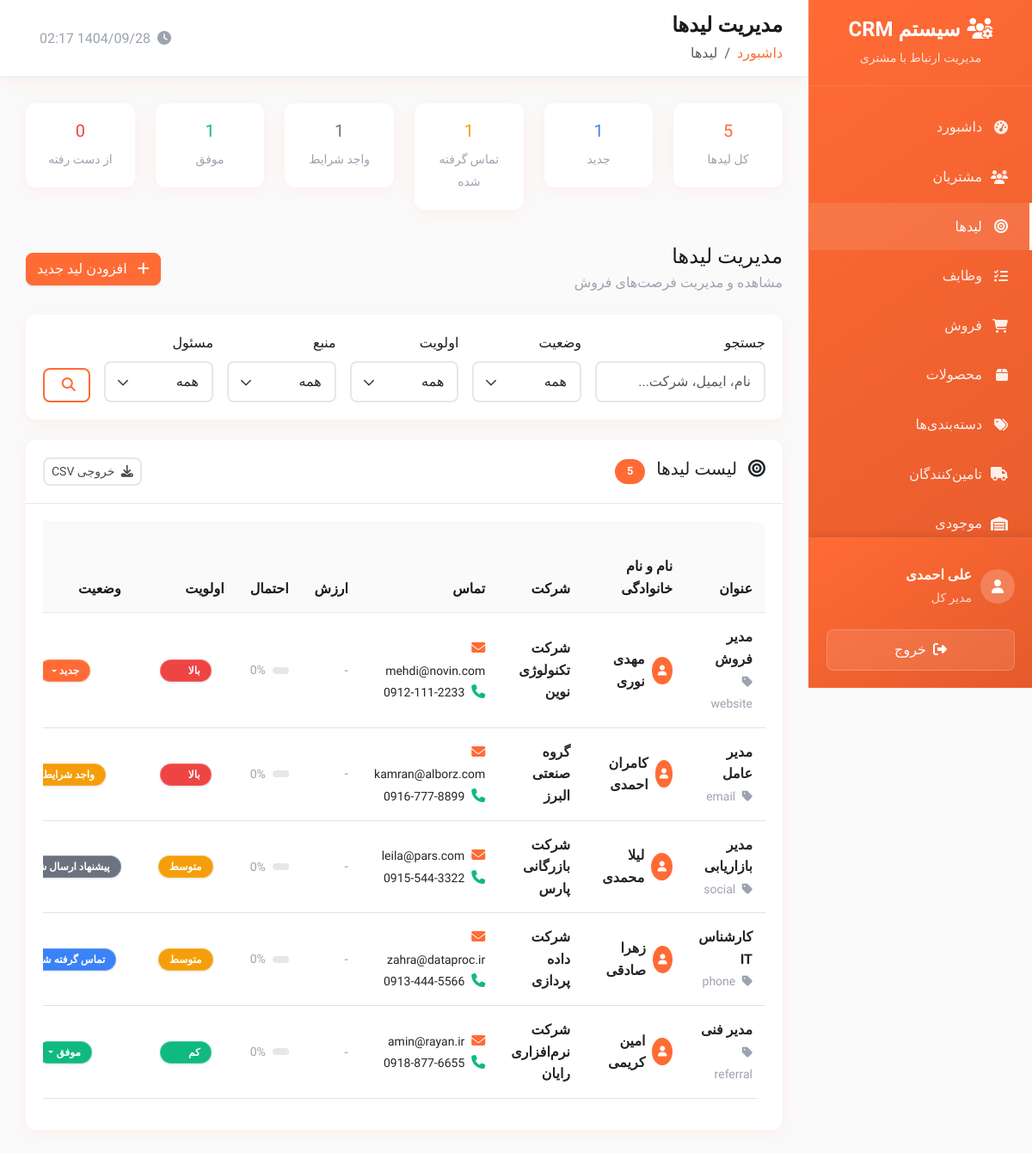
The page /public/leads.php (signed in) on the database its author committed.
### tables this page shows
CREATE TABLE users (
    id INT AUTO_INCREMENT PRIMARY KEY,
    username VARCHAR(50) UNIQUE NOT NULL,
    email VARCHAR(100) UNIQUE NOT NULL,
    password VARCHAR(255) NOT NULL,
    first_name VARCHAR(50) NOT NULL,
    last_name VARCHAR(50) NOT NULL,
    mobile VARCHAR(15),
    phone VARCHAR(20),
    avatar VARCHAR(255),
    role ENUM('admin', 'manager', 'sales', 'user') DEFAULT 'user',
    status ENUM('active', 'inactive', 'suspended') DEFAULT 'active',
    department VARCHAR(100),
    position VARCHAR(100),
    hire_date DATE,
    salary DECIMAL(10,2),
    address TEXT,
    notes TEXT,
    last_login DATETIME,
    failed_login_attempts INT DEFAULT 0,
    locked_until DATETIME NULL,
    created_at TIMESTAMP DEFAULT CURRENT_TIMESTAMP,
    updated_at TIMESTAMP DEFAULT CURRENT_TIMESTAMP ON UPDATE CURRENT_TIMESTAMP
);

CREATE TABLE leads (
    id INT AUTO_INCREMENT PRIMARY KEY,
    title VARCHAR(100) NOT NULL,
    first_name VARCHAR(50) NOT NULL,
    last_name VARCHAR(50) NOT NULL,
    email VARCHAR(100),
    phone VARCHAR(20),
    company VARCHAR(100),
    position VARCHAR(50),
    source VARCHAR(50),
    status ENUM('new', 'contacted', 'qualified', 'proposal', 'negotiation', 'won', 'lost') DEFAULT 'new',
    priority ENUM('low', 'medium', 'high', 'urgent') DEFAULT 'medium',
    value DECIMAL(15,2) DEFAULT 0,
    probability INT DEFAULT 0,
    expected_close_date DATE,
    assigned_to INT,
    description TEXT,
    notes TEXT,
    tags TEXT,
    created_by INT,
    created_at TIMESTAMP DEFAULT CURRENT_TIMESTAMP,
    updated_at TIMESTAMP DEFAULT CURRENT_TIMESTAMP ON UPDATE CURRENT_TIMESTAMP,
    FOREIGN KEY (assigned_to) REFERENCES users(id) ON DELETE SET NULL,
    FOREIGN KEY (created_by) REFERENCES users(id) ON DELETE SET NULL
);

### public/leads.php (the view, shortened to what the rows shown need)
<?php
$page_title = 'مدیریت لیدها';
require_once __DIR__ . '/../private/database.php';
require_once __DIR__ . '/../private/auth.php';
require_once __DIR__ . '/../private/functions.php';
$page = (int)($_GET['page'] ?? 1);
$per_page = RECORDS_PER_PAGE;
$offset = ($page - 1) * $per_page;
$where_conditions = [];
$params = [];
$where_clause = $where_conditions ? 'WHERE ' . implode(' AND ', $where_conditions) : '';
$sql = "
    SELECT
        l.*,
        CONCAT(u.first_name, ' ', u.last_name) as assigned_user,
        CONCAT(cb.first_name, ' ', cb.last_name) as created_user
    FROM leads l
    LEFT JOIN users u ON l.assigned_to = u.id
    LEFT JOIN users cb ON l.created_by = cb.id
    $where_clause
    ORDER BY
        CASE l.priority
            WHEN 'urgent' THEN 1
            WHEN 'high' THEN 2
            WHEN 'medium' THEN 3
            WHEN 'low' THEN 4
        END,
        l.created_at DESC
    LIMIT $per_page OFFSET $offset
";
$leads = $pdo->prepare($sql);
$leads->execute($params);
$leads = $leads->fetchAll();
$stats = [
    'total' => $pdo->query("SELECT COUNT(*) FROM leads")->fetchColumn(),
    'new' => $pdo->query("SELECT COUNT(*) FROM leads WHERE status = 'new'")->fetchColumn(),
    'contacted' => $pdo->query("SELECT COUNT(*) FROM leads WHERE status = 'contacted'")->fetchColumn(),
    'qualified' => $pdo->query("SELECT COUNT(*) FROM leads WHERE status = 'qualified'")->fetchColumn(),
    'won' => $pdo->query("SELECT COUNT(*) FROM leads WHERE status = 'won'")->fetchColumn(),
    'lost' => $pdo->query("SELECT COUNT(*) FROM leads WHERE status = 'lost'")->fetchColumn(),
];
include __DIR__ . '/../private/header.php';
?>
<div class="row mb-4">
    <div class="col-lg-2 col-md-4 col-6 mb-3">
        <div class="card text-center">
            <div class="card-body">
                <h5 class="text-primary"><?php echo number_format($stats['total']); ?></h5>
                <small class="text-muted">کل لیدها</small>
            </div>
        </div>
    </div>
    <div class="col-lg-2 col-md-4 col-6 mb-3">
        <div class="card text-center">
            <div class="card-body">
                <h5 class="text-info"><?php echo number_format($stats['new']); ?></h5>
                <small class="text-muted">جدید</small>
            </div>
        </div>
    </div>
    <div class="col-lg-2 col-md-4 col-6 mb-3">
        <div class="card text-center">
            <div class="card-body">
                <h5 class="text-warning"><?php echo number_format($stats['contacted']); ?></h5>
                <small class="text-muted">تماس گرفته شده</small>
            </div>
        </div>
    </div>
    <div class="col-lg-2 col-md-4 col-6 mb-3">
        <div class="card text-center">
            <div class="card-body">
                <h5 class="text-secondary"><?php echo number_format($stats['qualified']); ?></h5>
                <small class="text-muted">واجد شرایط</small>
            </div>
        </div>
    </div>
    <div class="col-lg-2 col-md-4 col-6 mb-3">
        <div class="card text-center">
            <div class="card-body">
                <h5 class="text-success"><?php echo number_format($stats['won']); ?></h5>
                <small class="text-muted">موفق</small>
            </div>
        </div>
    </div>
    <div class="col-lg-2 col-md-4 col-6 mb-3">
        <div class="card text-center">
            <div class="card-body">
                <h5 class="text-danger"><?php echo number_format($stats['lost']); ?></h5>
                <small class="text-muted">از دست رفته</small>
            </div>
        </div>
    </div>
</div>
<div class="card">
    <div class="card-body">
        <?php if (empty($leads)): ?>
            <div class="text-center py-5">
                <i class="fas fa-bullseye fa-3x text-muted mb-3"></i>
                <h5 class="text-muted">لیدی یافت نشد</h5>
                <p class="text-muted">برای شروع، لید جدیدی اضافه کنید</p>
                <?php if (hasPermission('add_lead')): ?>
                    <a href="lead_form.php" class="btn btn-primary">
                        <i class="fas fa-plus me-2"></i>
                        افزودن لید اول
                    </a>
                <?php endif; ?>
            </div>
        <?php else: ?>
            <div class="table-responsive">
                <table class="table table-hover" id="leadsTable">
                    <thead>
                        <tr>
                            <th>عنوان</th>
                            <th>نام و نام خانوادگی</th>
                            <th>شرکت</th>
                            <th>تماس</th>
                            <th>ارزش</th>
                            <th>احتمال</th>
                            <th>اولویت</th>
                            <th>وضعیت</th>
                        </tr>
                    </thead>
                    <tbody>
                        <?php foreach ($leads as $lead): ?>
                            <tr>
                                <td>
                                    <div class="fw-bold"><?php echo htmlspecialchars($lead['title']); ?></div>
                                    <?php if ($lead['source']): ?>
                                        <small class="text-muted">
                                            <i class="fas fa-tag me-1"></i>
                                            <?php echo htmlspecialchars($lead['source']); ?>
                                        </small>
                                    <?php endif; ?>
                                </td>
                                <td>
                                    <div class="d-flex align-items-center">
                                        <div class="user-avatar me-2" style="width: 32px; height: 32px; background: var(--primary-color); border-radius: 50%; display: flex; align-items: center; justify-content: center; color: white; font-size: 12px;">
                                            <i class="fas fa-user"></i>
                                        </div>
                                        <div>
                                            <div class="fw-bold">
                                                <?php echo htmlspecialchars($lead['first_name'] . ' ' . $lead['last_name']); ?>
                                            </div>
                                        </div>
                                    </div>
                                </td>
                                <td>
                                    <?php if ($lead['company']): ?>
                                        <div class="fw-bold"><?php echo htmlspecialchars($lead['company']); ?></div>
                                    <?php else: ?>
                                        <span class="text-muted">-</span>
                                    <?php endif; ?>
                                </td>
                                <td>
                                    <?php if ($lead['email'] || $lead['phone']): ?>
                                        <?php if ($lead['email']): ?>
                                            <div>
                                                <i class="fas fa-envelope me-1 text-primary"></i>
                                                <small><?php echo htmlspecialchars($lead['email']); ?></small>
                                            </div>
                                        <?php endif; ?>
                                        <?php if ($lead['phone']): ?>
                                            <div>
                                                <i class="fas fa-phone me-1 text-success"></i>
                                                <small><?php echo formatPhone($lead['phone']); ?></small>
                                            </div>
                                        <?php endif; ?>
                                    <?php else: ?>
                                        <span class="text-muted">-</span>
                                    <?php endif; ?>
                                </td>
                                <td>
                                    <?php if ($lead['value'] > 0): ?>
                                        <div class="fw-bold text-success">
                                            <?php echo formatMoney($lead['value']); ?>
                                        </div>
                                    <?php else: ?>
                                        <span class="text-muted">-</span>
                                    <?php endif; ?>
                                </td>
                                <td>
                                    <div class="d-flex align-items-center">
                                        <div class="progress flex-grow-1 me-2" style="height: 8px;">
                                        </div>
                                        <small class="text-muted"><?php echo $lead['probability']; ?>%</small>
                                    </div>
                                </td>
                                <td>
                                    <span class="badge bg-<?php echo getPriorityClass($lead['priority']); ?>">
                                        <?php echo getPriorityTitle($lead['priority']); ?>
                                    </span>
                                </td>
                                <td>
                                    <div class="dropdown">
                                        <button class="btn btn-sm badge bg-<?php echo getStatusClass($lead['status'], 'lead'); ?> dropdown-toggle"
                                                type="button" data-bs-toggle="dropdown">
                                            <?php echo getStatusTitle($lead['status'], 'lead'); ?>
                                        </button>
                                    </div>
                                </td>
                            </tr>
                        <?php endforeach; ?>
                    </tbody>
                </table>
            </div>
        <?php endif; ?>
    </div>
</div>
<?php include __DIR__ . '/../private/footer.php'; ?>

### private/header.php (shortened to what the rows shown need)
<?php
$current_user = getCurrentUser();
?>
<!DOCTYPE html>
<html lang="fa" dir="rtl">
<head>
    <link href="https://cdn.jsdelivr.net/npm/bootstrap@5.3.0/dist/css/bootstrap.rtl.min.css" rel="stylesheet">
    <link href="https://cdnjs.cloudflare.com/ajax/libs/font-awesome/6.4.0/css/all.min.css" rel="stylesheet">
    <link href="https://cdn.jsdelivr.net/npm/chart.js@3.9.1/dist/chart.min.css" rel="stylesheet">
</head>
<body>
    <div class="sidebar" id="sidebar">
            <?php if (hasRole('admin')): ?>
            <a href="settings.php" class="menu-item <?php echo basename($_SERVER['PHP_SELF']) == 'settings.php' ? 'active' : ''; ?>">
                <i class="fas fa-cog"></i>
                تنظیمات
            </a>
            <a href="users.php" class="menu-item <?php echo basename($_SERVER['PHP_SELF']) == 'users.php' ? 'active' : ''; ?>">
                <i class="fas fa-user-cog"></i>
                کاربران
            </a>
            <?php endif; ?>
        <div class="sidebar-user">
            <div class="user-info">
                <div>
                    <div class="fw-bold"><?php echo htmlspecialchars($current_user['first_name'] . ' ' . $current_user['last_name']); ?></div>
                    <small class="opacity-75"><?php echo getRoleTitle($current_user['role']); ?></small>
                </div>
            </div>
        </div>
    </div>
    <div class="main-content">
        <div class="top-nav d-flex justify-content-between align-items-center">
            <div>
                <h1 class="nav-title"><?php echo isset($page_title) ? $page_title : 'داشبورد'; ?></h1>
            </div>
        </div>
        <div class="content">

### rows shown on the page
users: first_name+last_name "علی احمدی", role "مدیر کل"
leads: id "5", created_by "1", probability "0", title "مدیر فنی", source "referral", first_name+last_name "امین کریمی", company "شرکت نرم‌افزاری رایان", email "amin@rayan.ir", phone "0918-877-6655", priority "کم", status "موفق"
leads: title "مدیر فروش", source "website", first_name+last_name "مهدی نوری", company "شرکت تکنولوژی نوین", email "mehdi@novin.com", phone "0912-111-2233", probability "0", priority "بالا", status "جدید"
leads: title "مدیر عامل", source "email", first_name+last_name "کامران احمدی", company "گروه صنعتی البرز", email "kamran@alborz.com", phone "0916-777-8899", probability "0", priority "بالا", status "واجد شرایط"
leads: title "مدیر بازاریابی", source "social", first_name+last_name "لیلا محمدی", company "شرکت بازرگانی پارس", email "leila@pars.com", phone "0915-544-3322", probability "0", priority "متوسط", status "پیشنهاد ارسال…"
leads: title "کارشناس IT", source "phone", first_name+last_name "زهرا صادقی", company "شرکت داده پردازی", email "zahra@dataproc.ir", phone "0913-444-5566", probability "0", priority "متوسط", status "تماس گرفته…"

### other values the page prints
$page_title "مدیریت لیدها"
$item['title'] "داشبورد"
$item['title'] "لیدها"
$total_records "5"
